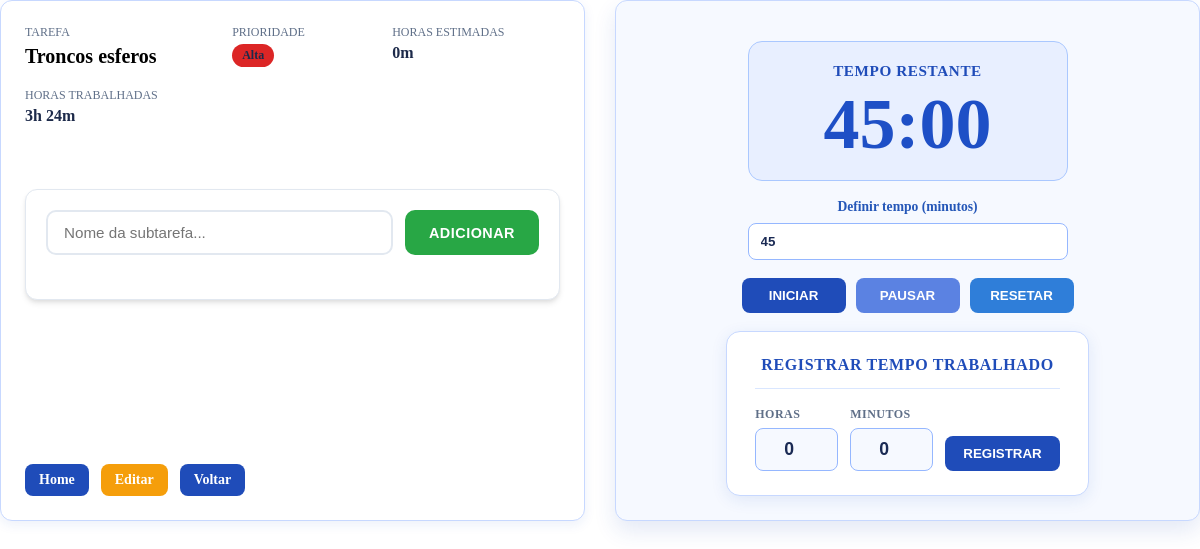
Page /horas/58/ on the committed database.
### tarefas/models.py (models this page shows, shortened)
class Tarefa(models.Model):
    PRIORIDADE_CHOICES = [
        ('BA', 'Baixa'),
        ('ME', 'Média'),
        ('AL', 'Alta'),
    ]
    STATUS_CHOICES = [
        ('ES', 'Em espera'),
        ('AN', 'Em andamento'),
        ('CO', 'Concluída'),
    ]
    nome = models.CharField(max_length=255)
    descricao = models.TextField(blank=True)
    prioridade = models.CharField(
        max_length=2, choices=PRIORIDADE_CHOICES, default='ME')
    status = models.CharField(
        max_length=2, choices=STATUS_CHOICES, default='ES')
    horas_estimadas = models.PositiveIntegerField(
        default=0, help_text='Minutos estimados')
    horas_trabalhadas = models.PositiveIntegerField(
        default=0, help_text='Minutos trabalhados')
    data = models.DateField()
    categoria = models.ForeignKey(
        CategoriaTarefa, on_delete=models.SET_NULL, null=True, blank=True,
        related_name='tarefas')
    @property
    def horas_estimadas_formatadas(self):
        horas = self.horas_estimadas // 60
        minutos = self.horas_estimadas % 60
        if horas > 0 and minutos > 0:
            return f"{horas}h {minutos}m"
        if horas > 0:
            return f"{horas}h"
        return f"{minutos}m"
    @property
    def horas_trabalhadas_formatadas(self):
        horas = self.horas_trabalhadas // 60
        minutos = self.horas_trabalhadas % 60
        if horas > 0 and minutos > 0:
            return f"{horas}h {minutos}m"
        if horas > 0:
            return f"{horas}h"
        return f"{minutos}m"

### tarefas/views.py (the view)
# urls.py: path('horas/<int:tarefa_id>/', views.horas_tarefa, name='horas_tarefa'),
def horas_tarefa(request, tarefa_id):
    tarefa = get_object_or_404(Tarefa, id=tarefa_id)
    data_cronograma = request.GET.get('data', '') or str(tarefa.data)
    return render(request, 'horas_tarefa.html', {'tarefa': tarefa, 'data_cronograma': data_cronograma})

### templates/horas_tarefa.html (shortened to what this page needs)
{% extends 'index.html' %}
{% load static %}
{% block content %}
<div class="page-wrapper">
  <div class="detalhes-col">
    <header class='tarefa-detalhes'>
      <div class='detalhe-item'>
        <small class='item-label'>Tarefa</small>
        <h2>{{ tarefa.nome }}</h2>
      </div>
      <div class='detalhe-item'>
        <small class='item-label'>Prioridade</small>
        <span class='prioridade-badge {{ tarefa.prioridade|lower }}'>{{ tarefa.get_prioridade_display }}</span>
      </div>
      <div class='detalhe-item'>
        <small class='item-label'>Horas estimadas</small>
        <span>{{ tarefa.horas_estimadas_formatadas }}</span>
      </div>
      <div class='detalhe-item'>
        <small class='item-label'>Horas trabalhadas</small>
        <span id="horas-trabalhadas-display">{{ tarefa.horas_trabalhadas_formatadas }}</span>
      </div>
    </header>
    <article class="subtarefas-section">
      <div class="add-subtarefa-box">
        <input type="text" id="subtarefa-nome" placeholder="Nome da subtarefa...">
        <button type="button" onclick="addSubtarefa()" class="btn-sub-add">Adicionar</button>
      </div>
    </article>
    <div class='actions-row'>
      <a href="{% url 'tarefas' %}" class="btn-back">Home</a>
      <a href="{% url 'editar_tarefa' tarefa.id %}" class="btn-back" style="background-color: #f59e0b;">Editar</a>
      <a href="{% url 'tarefa_especifica' data_cronograma %}" class="btn-back">Voltar</a>
    </div>
  </div>
  <main class='marker_hours'>
    <section class='contador'>
      <div class="relogio">
        <h3>Tempo restante</h3>
        <h1 id="time"></h1>
      </div>
      <div class="escolher_tempo">
        <label for="tempo-minutos">Definir tempo (minutos)</label>
        <input type="number" id="tempo-minutos" min="1" max="999" value="45" />
      </div>
      <div class="painel">
        <button type="button" class="btn-cont btn-iniciar">Iniciar</button>
        <button type="button" class="btn-cont btn-pausar">Pausar</button>
        <button type="button" class="btn-cont btn-resetar">Resetar</button>
      </div>
      <form id="form-registrar-tempo" class="form-registrar-tempo">
        <h3>Registrar tempo trabalhado</h3>
        <div class="form-registrar-campos">
          <div class="form-campo">
            <label for="input-horas">Horas</label>
            <input type="number" id="input-horas" min="0" max="99" value="0" />
          </div>
          <div class="form-campo">
            <label for="input-minutos">Minutos</label>
            <input type="number" id="input-minutos" min="0" max="59" value="0" />
          </div>
          <button type="submit" class="btn-cont btn-registrar">Registrar</button>
        </div>
      </form>
    </section>
  </main>
</div>
{% endblock %}

### rows in the picture
Tarefa: nome "Troncos esferos", prioridade "Alta", horas_estimadas_formatadas "0m", horas_trabalhadas_formatadas "3h 24m"
